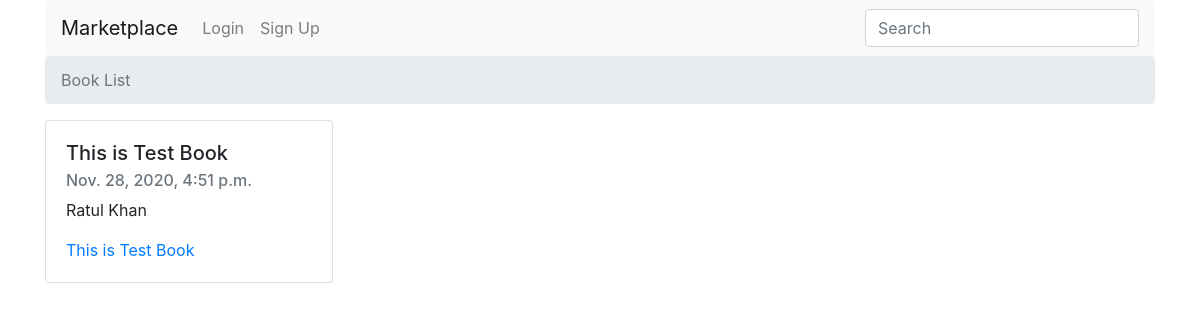
The app's page /, older data.
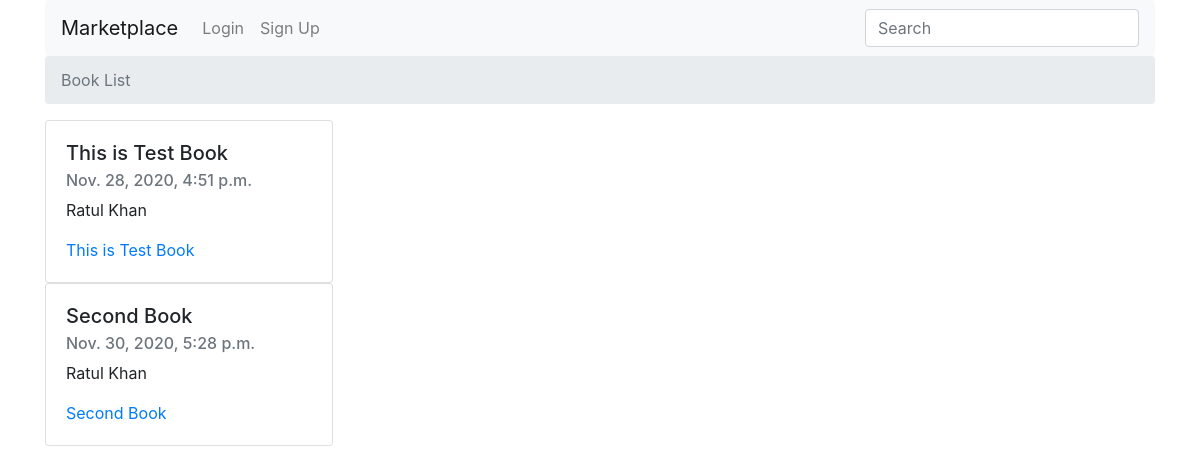
The same page, newer data.
### books/models.py (models this page shows)
class Book(models.Model):
    authors = models.ManyToManyField(Author)
    title = models.CharField(max_length=100)
    publication_date = models.DateTimeField()
    isbn = models.CharField(max_length=16)
    slug = models.SlugField()
    cover = models.ImageField()
    price = models.FloatField()
    def __str__(self):
        return self.title
    def get_absolute_url(self):
        return reverse("books:book_detail", kwargs={
            'slug': self.slug
        })

class Author(models.Model):
    first_name = models.CharField(max_length=30)
    last_name = models.CharField(max_length=30)
    slug = models.SlugField()
    def __str__(self):
        return f"{self.first_name} {self.last_name}"

### books/views.py (the view)
# urls.py: path('', book_list, name='book_list'),
def book_list(request):
    queryset = Book.objects.all()
    context = {
        'queryset': queryset
    }
    return render(request, 'book_list.html', context)

### templates/book_list.html (shortened to what this page needs)
{% extends "base.html" %}
{% block breadcrumb %}
<li class="breadcrumb-item active" aria-current="page">Book List</li>
{% endblock breadcrumb %}
{% block content %}
{% for book in queryset %}
<div class="card" style="width: 18rem;">
    <div class="card-body">
        <h5 class="card-title">{{book.title}}</h5>
        <h6 class="card-subtitle mb-2 text-muted">{{book.publication_date}}</h6>
        <p class="card-text">
            {% for author in book.authors.all %}
            <span>{{author}}</span>
            {% endfor %}
        </p>
        <a href="{{ book.get_absolute_url }}" class="card-link">{{book}}</a>
    </div>
</div>
{% endfor %}
{% endblock content %}

### templates/base.html (shortened to what this page needs)
<!DOCTYPE html>
<html lang="en">
<head>
    <link rel="stylesheet" href="https://stackpath.bootstrapcdn.com/font-awesome/4.7.0/css/font-awesome.min.css"
>
    <link rel="stylesheet" href="https://cdn.jsdelivr.net/npm/bootstrap@4.5.3/dist/css/bootstrap.min.css"
>
</head>
<body>
    <div class="container">
        {% include "navbar.html" %}
        <nav aria-label="breadcrumb">
            <ol class="breadcrumb">
                {% block breadcrumb %}
                {% endblock breadcrumb %}
            </ol>
        </nav>
        {% block content %}
        {% endblock content %}
    </div>
</body>
</html>

### templates/navbar.html (shortened to what this page needs)
<nav class="navbar navbar-expand-lg navbar-light bg-light rounded">
    <a class="navbar-brand" href="{% url 'books:book_list' %}">Marketplace</a>
    <div class="collapse navbar-collapse" id="navbarsExample09">
        <ul class="navbar-nav mr-auto">
            {% if request.user.is_authenticated %}
            <li class="nav-item">
                <a class="nav-link" href="{% url 'account_logout' %}">Logout</a>
            </li>
            {% else %}
            <li class="nav-item">
                <a class="nav-link" href="{% url 'account_login' %}">Login</a>
            </li>
            <li class="nav-item">
                <a class="nav-link" href="{% url 'account_login' %}">Sign Up</a>
            </li>
            {% endif %}
        </ul>
        <form class="form-inline my-2 my-md-0">
            <input class="form-control" type="text" placeholder="Search" aria-label="Search">
        </form>
    </div>
</nav>

Row changes from the older to the newer data that the page shows:
added Book: title "Second Book", publication_date "Nov. 30, 2020, 5:28 p.m.", Author (first_name+last_name "Ratul Khan")
